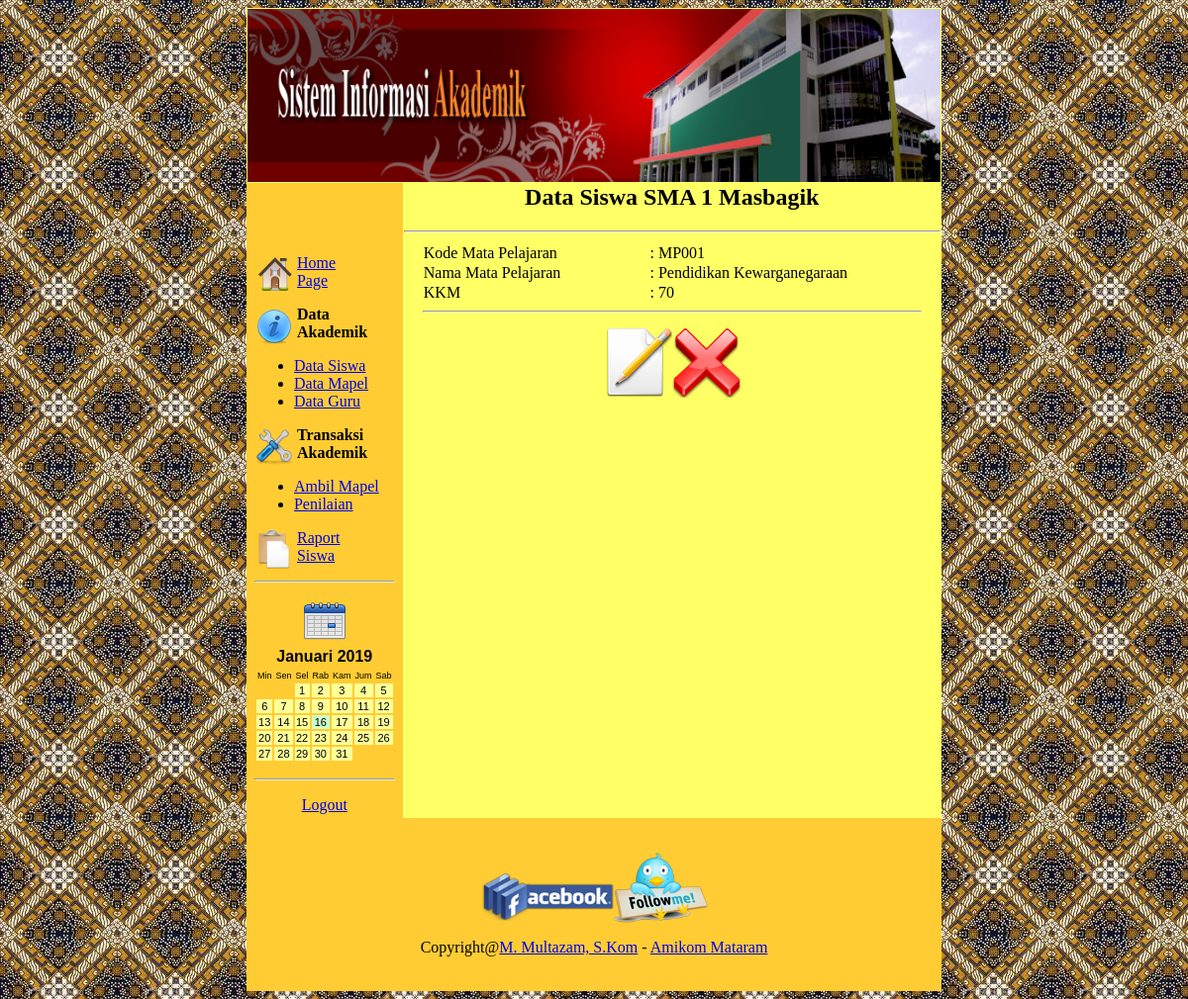
The app's page /websekolah/administrator/tampil_mapel.php?kdmapel=MP001 (signed in) with its own data.
### tables this page shows
CREATE TABLE IF NOT EXISTS `tblmapel` (
  `id` int(10) NOT NULL AUTO_INCREMENT,
  `kdmapel` varchar(5) NOT NULL,
  `nama_mapel` varchar(40) NOT NULL,
  `kkm` int(3) NOT NULL,
  PRIMARY KEY (`id`)
);

### websekolah/administrator/tampil_mapel.php (the view, shortened to what this page needs)
<?
if (isset($_SESSION['level']) && isset($_SESSION['username']))
{
   if ($_SESSION['level'] == "admin")
   {
if (isset($_GET['kdmapel'])) {
	$kdmapel = $_GET['kdmapel'];
}
$sql2="select * from tblmapel where kdmapel='$kdmapel';";
$tampil=mysql_query($sql2);
$baris=mysql_fetch_array($tampil);
$kdmapel=$baris['kdmapel'];
$nama_mapel=$baris['nama_mapel'];
$kkm=$baris['kkm'];
?>
<table width="622" border="0" align="center" cellpadding="1" cellspacing="0" bgcolor="#FFFF66">
  <tr>
    <td colspan="2"><? include "header.php"; ?></td>
  </tr>
  <tr>
    <td width="103" align="center" valign="top" bgcolor="#FFCC33"><p>&nbsp;
      </p>
      <p>
        <? include "menu.php"; ?></p>
    </td>
    <td width="515" valign="top"><h2 align="center"><strong>Data Siswa SMA 1 Masbagik </strong></h2>
      <hr />
      <table width="510" border="0" align="center">
      <tr>
        <td valign="top"><table width="496" border="0" cellspacing="0" cellpadding="1">
          <tr>
            <td width="152">Kode Mata Pelajaran </td>
            <td width="178">: <?=$kdmapel?></td>
          </tr>
          <tr>
            <td>Nama Mata Pelajaran </td>
            <td>: <?=$nama_mapel?></td>
            </tr>
          <tr>
            <td>KKM</td>
            <td>: <?=$kkm?></td>
            </tr>
           </table>
          <hr />
          <p align="center"><a href="mapel.php?kdmapel=<? echo $kdmapel;?>"><img src="../images/icon/Action-edit-icon.png" width="70" height="70" border="0" /></a><a href="javascript:if(confirm('Anda yakin akan menghapus data ini??')){document.location='hapus_mapel.php?kdmapel=<? echo $kdmapel;?>';}"><img src="../images/icon/Action-cancel-icon.png" width="70" height="70" border="0" /></a></p>
          <p align="center"> </p></td>
      </tr>
    </table></td>
  </tr>
  <tr>
    <td colspan="2" bgcolor="#FFCC33"><p>&nbsp;</p>
      <p>
        <? include "footer.php"; ?>
      </p>
    <p>&nbsp; </p></td>
  </tr>
</table>
<?
}
   else
   {
       echo "<script type='text/javascript'>
{
if(alert('Sorry gank!! Anda tidak berhak mengakses halaman ini karena bukan admin.')){document.location='login.php';}
}
</script>";
   }
}
else
{
   echo "<script type='text/javascript'>
{
if(alert('Login Dulu dong Frend!!')){document.location='login.php';}
}
</script>";
}
?>

### records on screen
tblmapel: kdmapel "MP001", nama_mapel "Pendidikan Kewarganegaraan", kkm "70"

### other values on screen
$mn "Januari 2019"
$day[$dayprint] "Min"
$day[$dayprint] "Sen"
$day[$dayprint] "Sel"
$day[$dayprint] "Rab"
$day[$dayprint] "Kam"
$day[$dayprint] "Jum"
$day[$dayprint] "Sab"
